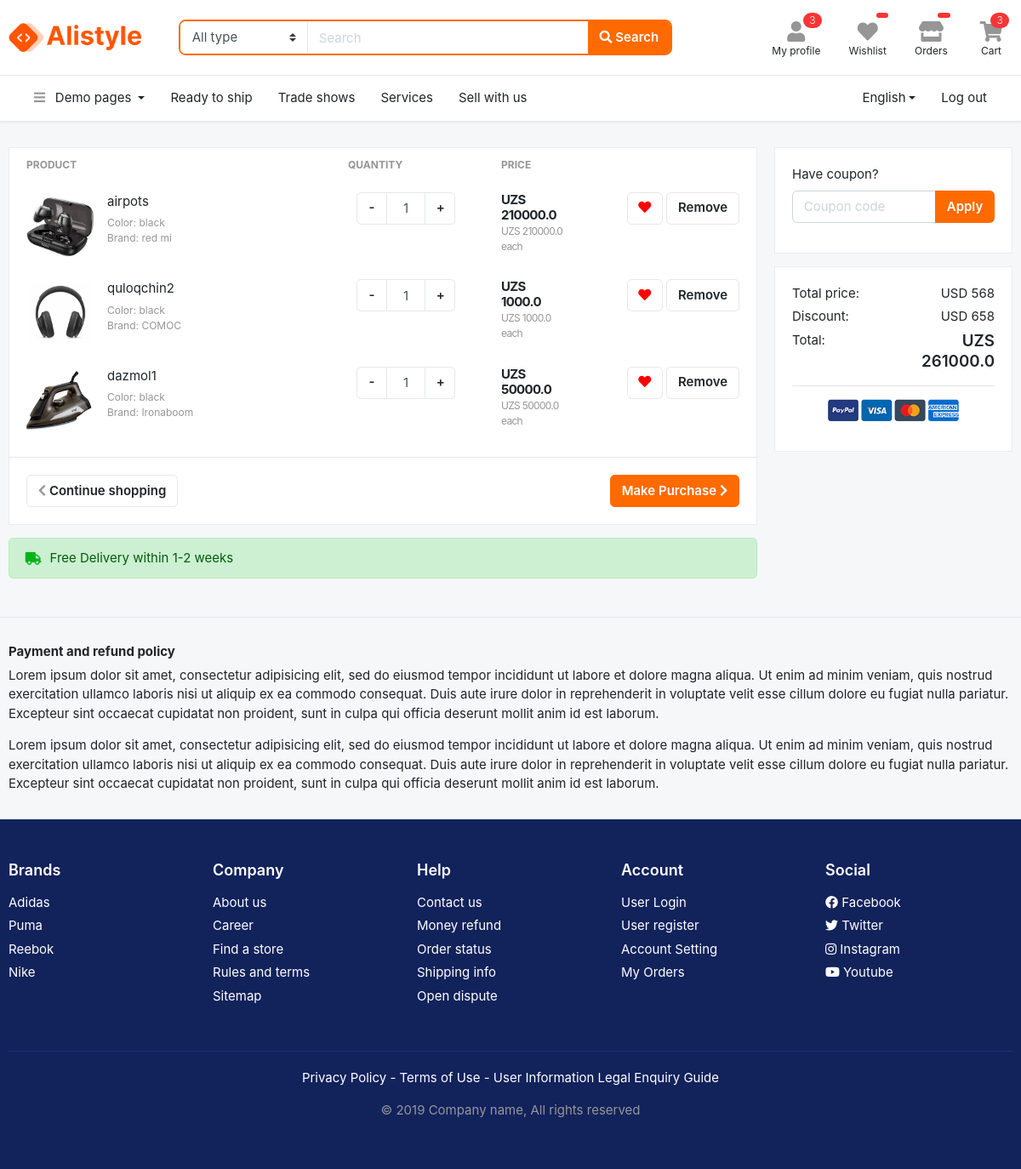
/orders/shopping-cart/ (signed in), run on the app's committed database.
### orders/models.py (models this page shows)
class CartModel(models.Model):
    class Meta:
        verbose_name = "Cart Item"
        verbose_name_plural = 'Cart Items'
    product = models.ForeignKey(mdl.ProductModel, on_delete=models.CASCADE)
    quantity = models.IntegerField(default=1)
    user = models.ForeignKey(User, on_delete=models.CASCADE)
    def total_price(self):
        if self.product.price != 0.0:
            return self.product.price * self.quantity
        else:
            return self.product.price * self.quantity

### products/models.py (models this page shows, shortened)
class ProductModel(models.Model):
    class Meta:
        verbose_name = 'Product'
        verbose_name_plural = 'Products'
    category = models.ForeignKey(CategoryModel, on_delete=models.CASCADE)
    subcategory = models.ForeignKey(SubcategoryModel, on_delete=models.CASCADE)
    image = models.ImageField(upload_to='static/images/pictures/product', null=True)
    subcategory_slug = models.CharField(max_length=250, null=True)
    name = models.CharField(max_length=250)
    slug = models.CharField(max_length=250)
    price = models.FloatField(null=True)
    old_price = models.FloatField(blank=True, null=True)
    description = models.TextField(null=True)
    color = models.CharField(max_length=80, null=True, blank=True)
    size = models.CharField(max_length=20, null=True, blank=True)
    guaranty = models.CharField(max_length=80, null=True, blank=True)
    manufacture = models.CharField(max_length=300, null=True, blank=True)

### orders/views.py (the view, shortened to what this page needs)
# urls.py: path('shopping-cart/', views.shopping_cart_view, name='shop-cart'),
def shopping_cart_view(request):
    cart_items = models.CartModel.objects.filter(user=request.user)
    cart_objects = cart_items
    total_price_in_cart = 0
    for c in cart_items:
        price = c.quantity * c.product.price
        total_price_in_cart += price
    wls = models.WishlistModel.objects.filter(user=request.user)# <--- wishlit items
    wishlist_items = return_products_by_list(wls)
    context = {
        'cart_items': cart_items,
        'wishlist_items': wishlist_items,
        'total_price_in_cart': total_price_in_cart,
        'cart_objects': cart_objects,
    }
    return render(request, 'orders/shopping-cart.html', context)

### templates/orders/shopping-cart.html (shortened to what this page needs)
{% extends 'helper/base.html' %}
{% load static %}
{% block content %}
<section class="section-content padding-y">
<div class="container">
<div class="row">
	<main class="col-md-9">
<div class="card">
<table class="table table-borderless table-shopping-cart">
<thead class="text-muted">
<tr class="small text-uppercase">
  <th scope="col">Product</th>
  <th scope="col" width="120">Quantity</th>
  <th scope="col" width="120">Price</th>
  <th scope="col" class="text-right" width="200"> </th>
</tr>
</thead>
<tbody>
<form method = 'POST'>
	{% for item in cart_items %}
		<tr>
			<td>
				<figure class="itemside">
					<div class="aside"><img src="{{ item.product.image.url }}" class="img-sm"></div>
					<figcaption class="info">
						<a href="#" class="title text-dark">{{ item.product.name }}</a>
						{% if item.product.color %}
							<p class="text-muted small">Color: {{ item.product.color }}</p>
						{% endif %}
						{% if item.product.manufacture %}
							<p class="text-muted small">Brand: {{ item.product.manufacture }}</p>
						{% endif %}
					</figcaption>
				</figure>
			</td>
			<td>
				<div class="form-group col-md flex-grow-0">
					<div class="input-group mb-3 input-spinner">
						<div class="input-group-prepend">
							<a class="btn btn-light" href="{% url 'minus_cart_item' c_pk=item.id %}" type="button" id="button-minus"> - </a>
						</div>
						<input type="text" class="form-control" value="{{ item.quantity }}">
						<div class="input-group-append">
							<a class="btn btn-light" href="{% url 'plus_product_quantity' c_pk=item.id %}" type="button" id="button-plus"> + </a>
						</div>
					</div>
				</div>
			</td>
			<td>
				<div class="price-wrap">
					<var class="price">UZS {{ item.total_price }}</var>
					<small class="text-muted"> UZS {{ item.product.price }} each </small>
				</div>
			</td>
			<td class="text-right">
				{% if item.product in wishlist_items %}
					<a data-original-title="Remove from Wishlist" href="{% url 'delete_from_wishlist' pk=item.product.id data='shop-cart' %}" class="btn btn-light" data-toggle="tooltip"><i class="fa fa-heart" style="color: red;"></i></a>
				{% else %}
					<a data-original-title="Save to Wishlist" href="{% url 'add-to-wishlist' pk=item.product.id data='shop-cart' %}" class="btn btn-light" data-toggle="tooltip"><i class="fa fa-heart"></i></a>
				{% endif %}
				<a href="{% url 'delete-from-cart' pk=item.id %}" class="btn btn-light">Remove</a>
			</td>
		</tr>
	{% endfor %}
	</tbody>
	</table>
	<div class="card-body border-top">
		<a href="{% url 'add_to_order' data='add' %}" class="btn btn-primary float-md-right"> Make Purchase <i class="fa fa-chevron-right"></i> </a>
		<a href="#" class="btn btn-light"> <i class="fa fa-chevron-left"></i> Continue shopping </a>
	</div>
	</div>
<div class="alert alert-success mt-3">
	<p class="icontext"><i class="icon text-success fa fa-truck"></i> Free Delivery within 1-2 weeks</p>
</div>
	</main>
	<aside class="col-md-3">
		<div class="card mb-3">
			<div class="card-body">
			<form method='POST'>
				<div class="form-group">
					<label>Have coupon?</label>
					<div class="input-group">
						<input type="text" class="form-control" name="coupon_code" placeholder="Coupon code">
						<span class="input-group-append">
							<button type='submit' class="btn btn-primary">Apply</button>
						</span>
					</div>
				</div>
			</form>
			</div>
		</div>
		<div class="card">
			<div class="card-body">
					<dl class="dlist-align">
					  <dt>Total price:</dt>
					  <dd class="text-right">USD 568</dd>
					</dl>
					<dl class="dlist-align">
					  <dt>Discount:</dt>
					  <dd class="text-right">USD 658</dd>
					</dl>
					<dl class="dlist-align">
					  <dt>Total:</dt>
					  <dd class="text-right  h5"><strong>UZS {{ total_price_in_cart }} </strong></dd>
					</dl>
					<hr>
					<p class="text-center mb-3">
						<img src="{% static 'images/misc/payments.png' %}" height="26">
					</p>
			</div>
		</div>
	</aside>
</div>
</div>
</section>
<section class="section-name border-top padding-y">
<div class="container">
<h6>Payment and refund policy</h6>
<p>Lorem ipsum dolor sit amet, consectetur adipisicing elit, sed do eiusmod
tempor incididunt ut labore et dolore magna aliqua. Ut enim ad minim veniam,
quis nostrud exercitation ullamco laboris nisi ut aliquip ex ea commodo
consequat. Duis aute irure dolor in reprehenderit in voluptate velit esse
cillum dolore eu fugiat nulla pariatur. Excepteur sint occaecat cupidatat non
proident, sunt in culpa qui officia deserunt mollit anim id est laborum.</p>
<p>Lorem ipsum dolor sit amet, consectetur adipisicing elit, sed do eiusmod
tempor incididunt ut labore et dolore magna aliqua. Ut enim ad minim veniam,
quis nostrud exercitation ullamco laboris nisi ut aliquip ex ea commodo
consequat. Duis aute irure dolor in reprehenderit in voluptate velit esse
cillum dolore eu fugiat nulla pariatur. Excepteur sint occaecat cupidatat non
proident, sunt in culpa qui officia deserunt mollit anim id est laborum.</p>
</div>
</section>
{% endblock %}

### templates/helper/base.html
{% load static %}
{% include 'helper/header.html' %}
{% block content %}
{% endblock %}
{% include 'helper/footer.html' %}

### templates/helper/header.html (shortened to what this page needs)
{% load static %}
<!DOCTYPE HTML>
<html lang="en">
<head>
<link href="{% static 'css/bootstrap.css' %}" rel="stylesheet" type="text/css"/>
<link href="{% static 'fonts/fontawesome/css/all.min.css' %}" type="text/css" rel="stylesheet">
<link href="{% static 'css/ui.css' %}" rel="stylesheet" type="text/css"/>
<link href="{% static 'css/responsive.css' %}" rel="stylesheet" type="text/css" />
</head>
<body>
<header class="section-header">
<section class="header-main border-bottom">
	<div class="container">
		<div class="row align-items-center">
			<div class="col-xl-2 col-lg-3 col-md-12">
				<a href="{% url 'home' %}" class="brand-wrap">
					<img class="logo" src="{% static 'images/logo.png' %}">
				</a>
			</div>
			<div class="col-xl-6 col-lg-5 col-md-6">
				<form action="#" class="search-header">
					<div class="input-group w-100">
						<select class="custom-select border-right"  name="category_name">
								<option value="">All type</option><option value="codex">Special</option>
						</select>
					    <input type="text" class="form-control" placeholder="Search">
					    <div class="input-group-append">
					      <button class="btn btn-primary" type="submit">
					        <i class="fa fa-search"></i> Search
					      </button>
					    </div>
				    </div>
				</form>
			</div>
			<div class="col-xl-4 col-lg-4 col-md-6">
				<div class="widgets-wrap float-md-right">
					<div class="widget-header mr-3">
						<a href="{% url 'profile-main' %}" class="widget-view">
							<div class="icon-area">
								<i class="fa fa-user"></i>
								<span class="notify">3</span>
							</div>
							<small class="text"> My profile </small>
						</a>
					</div>
					<div class="widget-header mr-3">
						<a href="{% url 'profile-wishlist' %}" class="widget-view">
							<div class="icon-area">
								<i class="fa fa-heart"></i>
								<span class="notify">{{ wishlist_objects.count }}</span>
							</div>
							<small class="text"> Wishlist </small>
						</a>
					</div>
					<div class="widget-header mr-3">
						<a href="{% url 'profile-orders' %}" class="widget-view">
							<div class="icon-area">
								<i class="fa fa-store"></i>
								<span class="notify">{{ orders.count }}</span>
							</div>
							<small class="text"> Orders </small>
						</a>
					</div>
					<div class="widget-header">
						<a href="{% url 'shop-cart' %}" class="widget-view">
							<div class="icon-area">
								<i class="fa fa-shopping-cart"></i>
								<span class="notify">{{ cart_objects.count }}</span>
							</div>
							<small class="text"> Cart </small>
						</a>
					</div>
				</div>
			</div>
		</div>
	</div>
</section>
<nav class="navbar navbar-main navbar-expand-lg border-bottom">
<div class="container">
	<div class="collapse navbar-collapse" id="main_nav">
	<ul class="navbar-nav">
		<li class="nav-item dropdown">
			<a class="nav-link dropdown-toggle" data-toggle="dropdown" href="#"> <i class="fa fa-bars text-muted mr-2"></i> Demo pages </a>
		</li>
		<li class="nav-item">
			<a class="nav-link" href="#">Ready to ship</a>
		</li>
		<li class="nav-item">
		<a class="nav-link" href="#">Trade shows</a>
		</li>
		<li class="nav-item">
		<a class="nav-link" href="#">Services</a>
		</li>
		<li class="nav-item">
		<a class="nav-link" href="#">Sell with us</a>
		</li>
	</ul>
	<ul class="navbar-nav ml-md-auto">
		<li class="nav-item dropdown">
			<a class="nav-link dropdown-toggle" href="http://example.com" data-toggle="dropdown">English</a>
		</li>
		<li class="nav-item">
			<span><a class="nav-link" href="{% url 'logout' %}"> Log out</a></span>
		</li>
		</ul>
	</div>
</div>
</nav>
</header>

### templates/helper/footer.html
{% load static %}
<footer class="section-footer bg-secondary">
	<div class="container">
		<section class="footer-top padding-y-lg text-white">
			<div class="row">
				<aside class="col-md col-6">
					<h6 class="title">Brands</h6>
					<ul class="list-unstyled">
						<li> <a href="#">Adidas</a></li>
						<li> <a href="#">Puma</a></li>
						<li> <a href="#">Reebok</a></li>
						<li> <a href="#">Nike</a></li>
					</ul>
				</aside>
				<aside class="col-md col-6">
					<h6 class="title">Company</h6>
					<ul class="list-unstyled">
						<li> <a href="#">About us</a></li>
						<li> <a href="#">Career</a></li>
						<li> <a href="#">Find a store</a></li>
						<li> <a href="#">Rules and terms</a></li>
						<li> <a href="#">Sitemap</a></li>
					</ul>
				</aside>
				<aside class="col-md col-6">
					<h6 class="title">Help</h6>
					<ul class="list-unstyled">
						<li> <a href="#">Contact us</a></li>
						<li> <a href="#">Money refund</a></li>
						<li> <a href="#">Order status</a></li>
						<li> <a href="#">Shipping info</a></li>
						<li> <a href="#">Open dispute</a></li>
					</ul>
				</aside>
				<aside class="col-md col-6">
					<h6 class="title">Account</h6>
					<ul class="list-unstyled">
						<li> <a href="#"> User Login </a></li>
						<li> <a href="#"> User register </a></li>
						<li> <a href="#"> Account Setting </a></li>
						<li> <a href="#"> My Orders </a></li>
					</ul>
				</aside>
				<aside class="col-md">
					<h6 class="title">Social</h6>
					<ul class="list-unstyled">
						<li><a href="#"> <i class="fab fa-facebook"></i> Facebook </a></li>
						<li><a href="#"> <i class="fab fa-twitter"></i> Twitter </a></li>
						<li><a href="#"> <i class="fab fa-instagram"></i> Instagram </a></li>
						<li><a href="#"> <i class="fab fa-youtube"></i> Youtube </a></li>
					</ul>
				</aside>
			</div>
		</section>
		<section class="footer-bottom text-center">
				<p class="text-white">Privacy Policy - Terms of Use - User Information Legal Enquiry Guide</p>
				<p class="text-muted"> &copy 2019 Company name, All rights reserved </p>
				<br>
		</section>
	</div>
</footer>

### data on the page
CartModel: product.image (picture), product.name "airpots", product.color "black", product.manufacture "red mi", quantity "1", total_price "210000.0", product.price "210000.0"
CartModel: product.image (picture), product.name "quloqchin2", product.color "black", product.manufacture "COMOC", quantity "1", total_price "1000.0", product.price "1000.0"
CartModel: product.image (picture), product.name "dazmol1", product.color "black", product.manufacture "Ironaboom", quantity "1", total_price "50000.0", product.price "50000.0"

### other printed values
{{ cart_objects.count }} "3"
{{ total_price_in_cart }} "261000.0"
